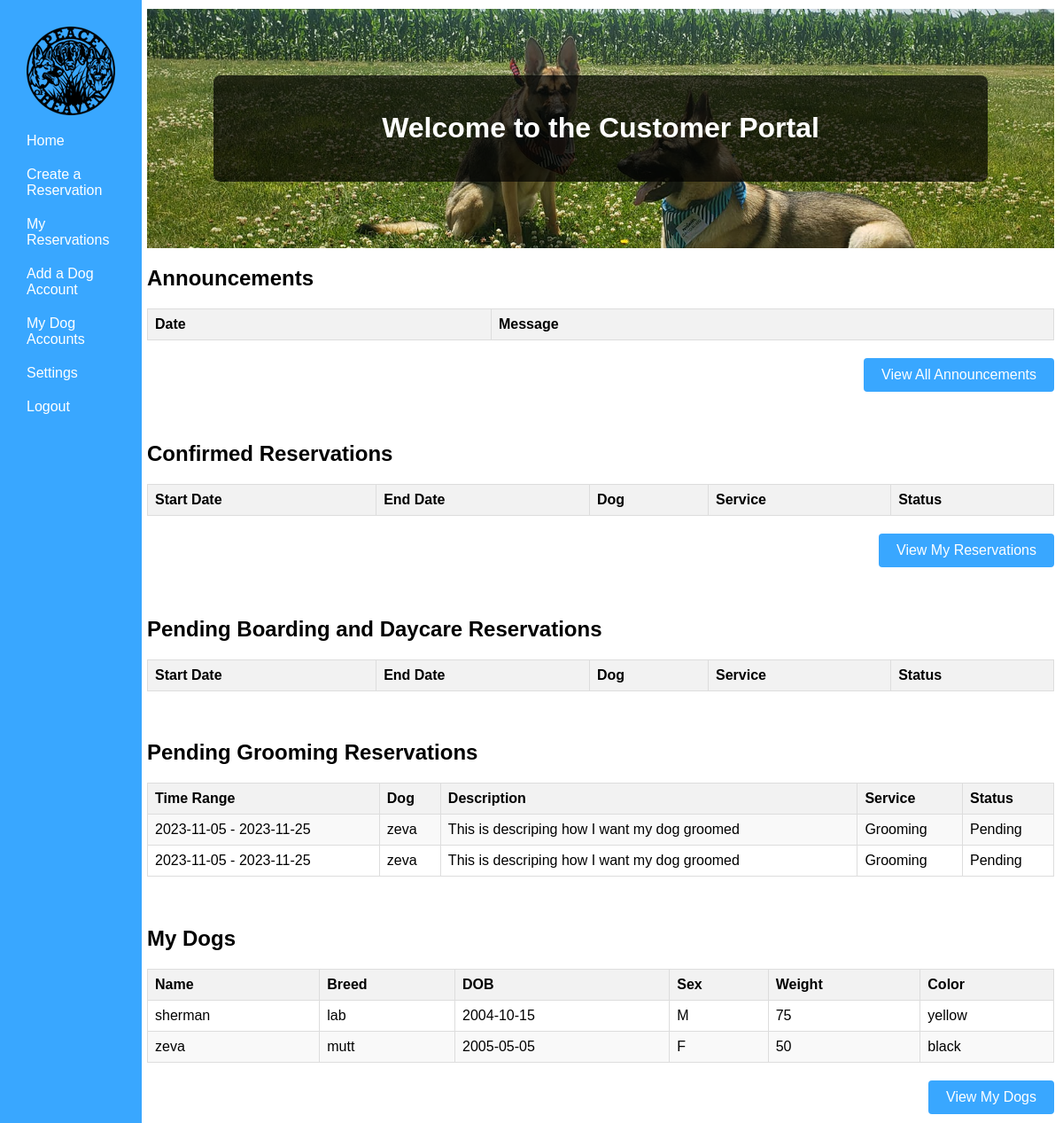
Before: /php/Customer Portal/CustHome.php (signed in) with the older database file.
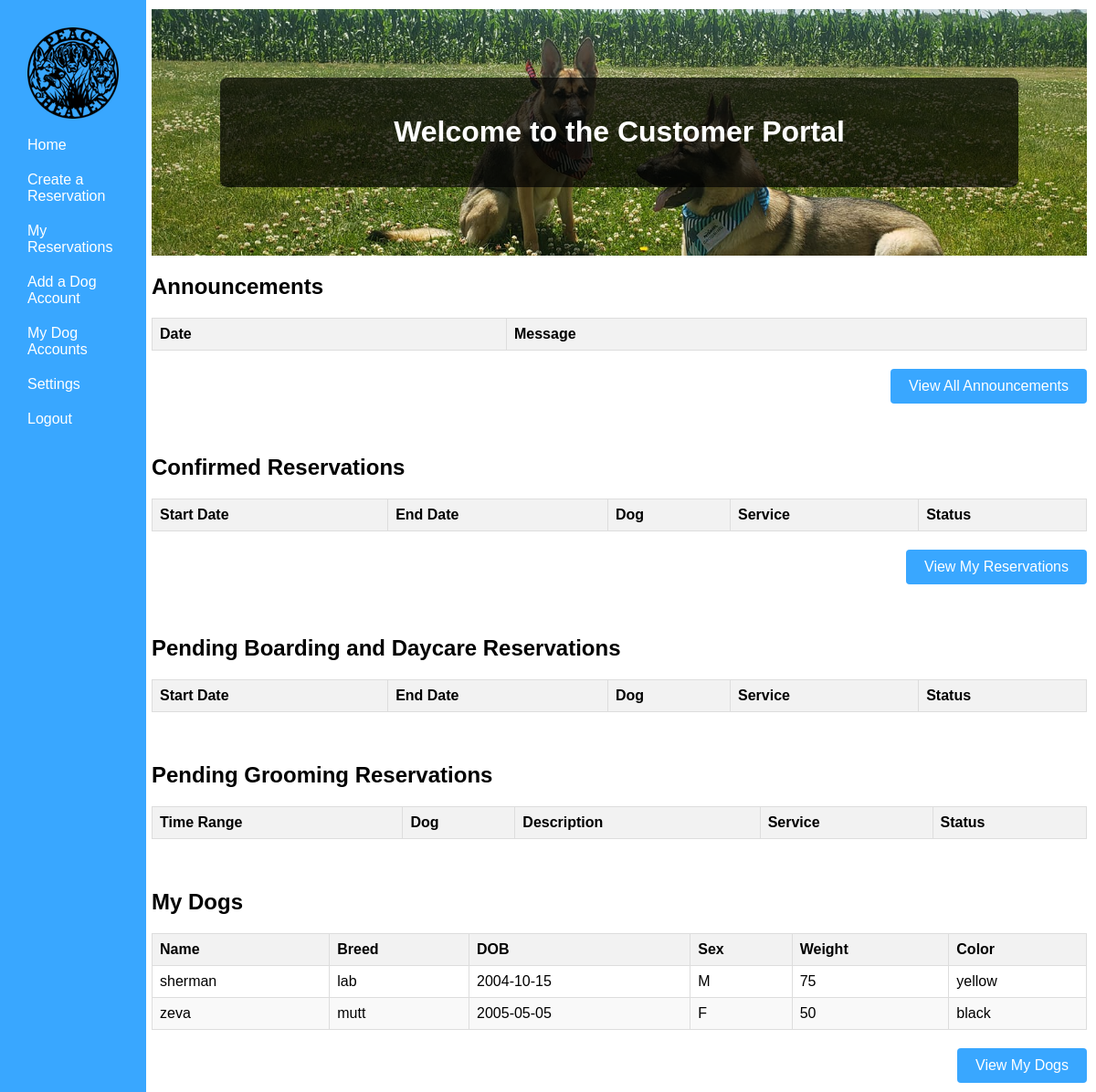
After: the same page with the newer database file.
### tables this page shows
CREATE TABLE `grooming_reservation` (
  `GroomResID` int(11) NOT NULL,
  `ResStartDate` date NOT NULL,
  `ResEndDate` date NOT NULL,
  `EmerContact` varchar(255) NOT NULL,
  `EmerPhone` varchar(12) NOT NULL,
  `isApproved` tinyint(1) NOT NULL DEFAULT 0,
  `GroomingDesc` varchar(500) NOT NULL,
  `isFinished` tinyint(1) NOT NULL DEFAULT 0,
  `CustID` int(11) NOT NULL,
  `DogID` int(11) NOT NULL
);

CREATE TABLE `dog` (
  `DogID` int(11) NOT NULL,
  `DogName` varchar(30) NOT NULL,
  `Breed` varchar(30) NOT NULL,
  `DogDOB` date NOT NULL,
  `Sex` char(1) NOT NULL,
  `isFixed` tinyint(1) NOT NULL,
  `Weight` int(3) NOT NULL,
  `Color` varchar(16) NOT NULL,
  `HasForms` tinyint(1) NOT NULL DEFAULT 0,
  `DogOtherInfo` varchar(500) NOT NULL,
  `CustID` int(11) NOT NULL
);

### php/UserHandling/classes/Config.php (called while the page is built)
<?php
class Config {
    public static function get($path = null) {
        if($path) {
            $config = $GLOBALS['config'];
            $path = explode('/',$path);
            foreach($path as $bit ) {
                if(isset($config[$bit])) {
                    $config = $config[$bit];
                } else {
                    return false;
                }
            }
            return $config;
        }
        return false;
    }
}

### php/UserHandling/classes/DB.php (called while the page is built, shortened)
<?php
class DB {
    private static $_instance = null;
    private $_pdo,
            $_query,
            $_lastQuery,
            $_error = false,
            $_results,
            $_count = 0;
    private function __construct() {
        try {
            $this->_pdo = new PDO('mysql:host=' . Config::get('mysql/host') . ';dbname=' . Config::get('mysql/db'),Config::get('mysql/username'), Config::get('mysql/password'));
        } catch (PDOException $e) {
            die($e->getMessage());
        }
    }
    public static function getInstance() {
        if(!isset(self::$_instance)) {
            self::$_instance = new DB();
        }
        return self::$_instance;
    }
    public function query($sql, $params = array()) {
        $this->_error = false;
        if($this->_query = $this->_pdo->prepare($sql)) {
            $x=1;
            if(count($params)) {
                foreach($params as $param) {
                    $this->_query->bindValue($x, $param);
                    $x++;
                }
            }
            if($this->_query->execute()) {
                $this->_results = $this->_query->fetchAll(PDO::FETCH_OBJ);
                $this->_count = $this->_query->rowCount();
            } else {
                $this->_error = true;
            }
        }
        return $this;
    }
    public function get($table, $where) {
        return $this->action('SELECT *', $table, $where);
    }
    public function results() {
        return $this->_results;
    }
    public function first() {
        return $this->results()[0];
    }
    private function action ($action, $table, $where = array()) {
        if(count($where) === 3) {
            $operators = array('=','>','<','<=','>=');
            $field      = $where[0];
            $operator   = $where[1];
            $value      = $where[2];
            if (in_array($operator, $operators)) {
                $sql = "{$action} FROM {$table} WHERE {$field} {$operator} ?";
                if(!$this->query($sql,array($value))->error()) {
                    return $this;
                }
            }
        }
        return false;
    }
    public function count() {
        return $this->_count;
    }
    public function error() {
        return $this->_error;
    }
    public function selectWhere($table, $conditions = array()) {
        if (count($conditions) > 0) {
            $where = '';
            $x = 1;
            foreach ($conditions as $field => $value) {
                $where .= "{$field} = ?";
                if ($x < count($conditions)) {
                    $where .= ' AND ';
                }
                $x++;
            }
            $sql = "SELECT * FROM {$table} WHERE {$where}";
            if (!$this->query($sql, array_values($conditions))->error()) {
                return $this;
            }
        }
        return false;
    }
}

### php/UserHandling/classes/User.php (called while the page is built, shortened)
<?php
class User {
    private $_db,
            $_data,
            $_sessionName,
            $_cookieName,
            $_isLoggedIn;
    public function __construct($user = null) {
        $this->_db = DB::getInstance();
        $this->_sessionName = Config::get('session/session_name');
        if(!$user) {
            if(Session::exists($this->_sessionName)) {
                $user = Session::get($this->_sessionName);
                if($this->find($user)) {
                    $this->_isLoggedIn = true;
                } else {
                }
            }
        } else {
            $this->find($user);
        }
    }
    public function find($user = null) {
        if($user) {
            $field = (is_numeric($user)) ? 'id' : 'username';
            $data = $this->_db->get('users', array($field, '=', $user));
            if($data->count() > 0) {
                $this->_data = $data->first();
                return true;
            }
        }
        return false;
    }
    public function data() {
        return $this->_data;
    }
    public function isLoggedIn() {
        return $this->_isLoggedIn;
    }
}

### php/UserHandling/classes/Session.php (called while the page is built, shortened)
<?php
class Session {
    public static function exists($name) {
        return (isset($_SESSION[$name])) ? true : false;
    }
    public static function get($name) {
        return $_SESSION[$name];
    }
}

### php/UserHandling/classes/GroomingReservation.php (called while the page is built, shortened)
<?php
class GroomingReservation {
    private $_db,
            $_groomingReservationData,
            $_sessionName,
            $_cookieName;
    public function __construct($service, array $dogs) {
        $this->_db = DB::getInstance();
    }
    public function getReservationData()
    {
        return $this->_groomingReservationData;
    }
    public function getUnApprovedReservationsWithCustID($customer = null) {
        if ($customer) {
            $whereConditions = array(
                'isApproved' => 0,
                'CustID' => $customer
            );
            $data = $this->_db->selectWhere('grooming_reservation', $whereConditions);
            if ($data->count() > 0) {
                $this->_groomingReservationData = $data->results();
                return true;
            } else {
                return false;
            }
        }
    }
}

### php/UserHandling/classes/Customer.php (called while the page is built, shortened)
<?php
class Customer {
    private $_db,
            $_customerData,
            $_sessionName;
    public function __construct() {
        $this->_db = DB::getInstance();
    }
    public function findCustInfo($user = null){
        if($user){
            $fields = 'User_ID';
            $data = $this->_db->get('customer', array($fields, '=', $user));
            if($data->count() > 0) {
                return true;
            }
        }else{
            return false;
        }
    }
}

### php/UserHandling/classes/Dog.php (called while the page is built, shortened)
<?php
class Dog {
    private $_db,
            $_dogData,
            $_sessionName;
    public function __construct() {
        $this->_db = DB::getInstance();
    }
    public function findDogInfoWithDogID($dog = null){
        if($dog){
            $fields = 'DogID';
            $data = $this->_db->get('dog', array($fields, '=', $dog));
            if($data->count() > 0) {
                $this->_dogData = $data->first();
                return true;
            }
        }else{
            return false;
        }
    }
    public function findDogArray($customer = null){
        if($customer){
            $fields = 'CustID';
            $data = $this->_db->get('dog', array($fields, '=', $customer));
            if($data->count() > 0) {
                $this->_dogData = $data->results();
                return true;
            }
        }else{
            return false;
        }
    }
    public function data(){
        return $this->_dogData;
    }
}

### php/Customer Portal/CustHome.php (the view, shortened to what this page needs)
<?php
    $user = new User();
    if($user->isLoggedIn()) {
    if($user->data()->group == 1){
        include("../Customer Portal/CustNavBar.php");
    }
?>
<!DOCTYPE html>
<html>
<head>
    <link rel="stylesheet" href="/PeaceOfHeavenWebPage/css/CustHome.css">
</head>
<body>
<div class=content>
    <div class="header">
        <div class="welcome-box">
        <h1>Welcome to the Customer Portal</h1>
        </div>
    </div>
     <h2>Announcements </h2>
    <table>
    <thead>
      <tr>
      <th>Date </th>
        <th>Message</th>
      </tr>
    </thead>
  </table>
    <div class="view-button-container">
        <a href="">
            <button class="view-button">View All Announcements</button>
        </a>
    </div>
  <br><br>
    <h2>Confirmed Reservations</h2>
    <table>
    <thead>
      <tr>
      <th>Start Date</th>
        <th>End Date</th>
        <th>Dog</th>
        <th>Service</th>
        <th>Status</th>
      </tr>
    </thead>
  </table>
    <div class="view-button-container">
        <a href="">
            <button class="view-button">View My Reservations</button>
        </a>
    </div>
  <br><br>
  <h2>Pending Boarding and Daycare Reservations</h2>
  <table>
    <thead>
      <tr>
        <th>Start Date</th>
        <th>End Date</th>
        <th>Dog</th>
        <th>Service</th>
        <th>Status</th>
      </tr>
    </thead>
  </table>
  <br><br>
 <h2>Pending Grooming Reservations</h2>
  <table>
    <thead>
      <tr>
        <th>Time Range</th>
        <th>Dog</th>
        <th>Description</th>
        <th>Service</th>
        <th>Status</th>
      </tr>
    </thead>
    <tbody>
      <tr>
        <?php
        $groomingReservation = new GroomingReservation('Grooming', array());
        $dog = new Dog();
        $user = new User();
        $customer = new Customer();
        $customer->findCustInfo($user->data()->id);
        $custid = $customer->data()->CustID;
        $groomingReservation->getUnApprovedReservationsWithCustID($custid);
        $allGroomingData = $groomingReservation->getReservationData();
            if(!empty($allGroomingData)){
                foreach ($allGroomingData as $reservationGrooming){
                    echo '<tr>';
                    echo '<td>'. $reservationGrooming->ResStartDate . ' - ' .  $reservationGrooming->ResEndDate.'</td>';
                    $dog->findDogInfoWithDogID($reservationGrooming->DogID);
                    $dogName = $dog->data()->DogName;
                    echo '<td>'. $dogName . '</td>';
                    echo '<td>'. $reservationGrooming->GroomingDesc. '</td>';
                    echo '<td>Grooming</td>';
                    echo '<td>Pending</td>';
                    echo '</tr>';
             }
            } ?>
      </tr>
    </tbody>
  </table>
  <br><br>
  <h2>My Dogs</h2>
  <table>
    <thead>
      <tr>
        <th>Name</th>
        <th>Breed</th>
        <th>DOB</th>
        <th>Sex</th>
        <th>Weight</th>
        <th>Color</th>
      </tr>
    </thead>
    <tbody>
        <?php
            $customer = new Customer();
            $customer->findCustInfo($user->data()->id);
            $dog = new Dog();
            $dog->findDogArray($customer->data()->CustID);
             $dogData = $dog->data();
            if(!empty($dogData)){
            foreach ($dogData as $dog) {
                    echo '<tr>';
                    echo '<td>' . $dog->DogName . '</td>';
                    echo '<td>' . $dog->Breed . '</td>';
                    echo '<td>' . $dog->DogDOB . '</td>';
                    echo '<td>' . $dog->Sex . '</td>';
                    echo '<td>' . $dog->Weight . '</td>';
                    echo '<td>' . $dog->Color . '</td>';
                    echo '</tr>';
                }
            }
        ?>
    </tbody>
  </table>
    <div class="view-button-container">
        <a href="../Customer Portal/CustDogs.php">
            <button class="view-button">View My Dogs</button>
        </a>
    </div>
</div>
</body>
</html>
<?php } else {
            Redirect ::to('../UserHandling/login.php');
            }
?>

### php/Customer Portal/CustNavBar.php (shortened to what this page needs)
<!DOCTYPE html>
<html>
<head>
    <link rel="stylesheet" href="/PeaceOfHeavenWebPage/css/CredNavBar.css">
</head>
<body>
    <div class="sidenav">
    <a href='/PeaceOfHeavenWebPage/php/Customer Portal/CustHome.php' class="Logo"><img src="/PeaceOfHeavenWebPage/Img/POH_Logo.png" width = "100" height = "100"></a>
    <a href='/PeaceOfHeavenWebPage/php/Customer Portal/CustHome.php'>Home</a>
    <a href='/PeaceOfHeavenWebPage/php/Customer Portal/CreateReservation.php'>Create a Reservation</a>
    <a href='/PeaceOfHeavenWebPage/php/Customer Portal/MyReservations.php'>My Reservations</a>
    <a href='/PeaceOfHeavenWebPage/php/Forms/DogAccountInfo.php'>Add a Dog Account</a>
    <a href='/PeaceOfHeavenWebPage/php/Customer Portal/CustDogs.php'> My Dog Accounts</a>
    <a href='/PeaceOfHeavenWebPage/php/Customer Portal/Settings.php'>Settings</a>
    <a href='/PeaceOfHeavenWebPage/php/UserHandling/logout.php'>Logout</a>
  </div>
</body>
</html>

### css/CredNavBar.css (style rules this page uses)
body { margin: 0; padding: 0; font-family: Arial, sans-serif; }
.sidenav { height: 100%; width: 10%; position: fixed; top: 0; left: 0; background-color: #39A7FF; padding: 20px; }
.sidenav a { display: block; color: #fff; text-decoration: none; padding: 10px; }
.content { margin-left: 75%; padding: 20px; }

### css/CustHome.css (style rules this page uses)
.content { margin-left: 13%; padding: 10px; }
body { font-family: 'Arial', sans-serif; }
.header { background-image: url('/PeaceOfHeavenWebPage/Img/Dogs-In-Field.jpg'); background-size: cover; background-position: center; color: #fff; text-align: center; padding: 75px; }
.welcome-box { background-color: rgba(0, 0, 0, 0.7); padding: 20px; border-radius: 8px; }
table { width: 100%; border-collapse: collapse; margin-top: 20px; }
thead { background-color: #f2f2f2; }
th, td { border: 1px solid #dddddd; text-align: left; padding: 8px; }
tr:nth-child(even) { background-color: #f9f9f9; }
.view-button-container { text-align: right; margin-top: 20px; }
.view-button { background-color: #39A7FF; color: white; border: none; padding: 10px 20px; text-align: center; text-decoration: none; display: inline-block; font-size: 16px; cursor: pointer; border-radius: 4px; }

Changed rows visible on the page:
no longer on this page (row edited): grooming_reservation: ResStartDate "2023-11-05", ResEndDate "2023-11-25", DogID.DogName "zeva", GroomingDesc "This is descriping how I want my dog groomed"
removed grooming_reservation: ResStartDate "2023-11-05", ResEndDate "2023-11-25", DogID.DogName "zeva", GroomingDesc "This is descriping how I want my dog groomed"
